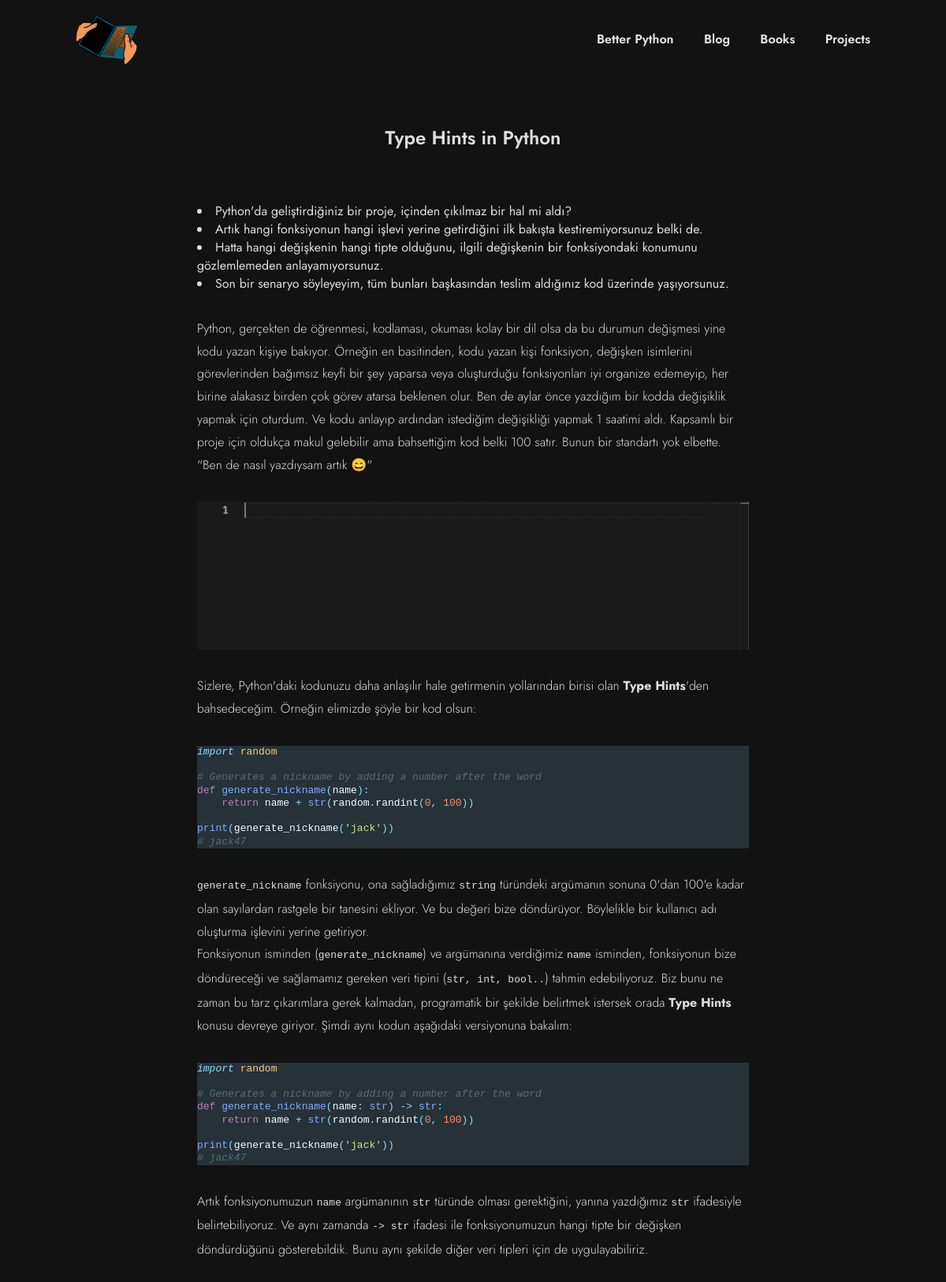
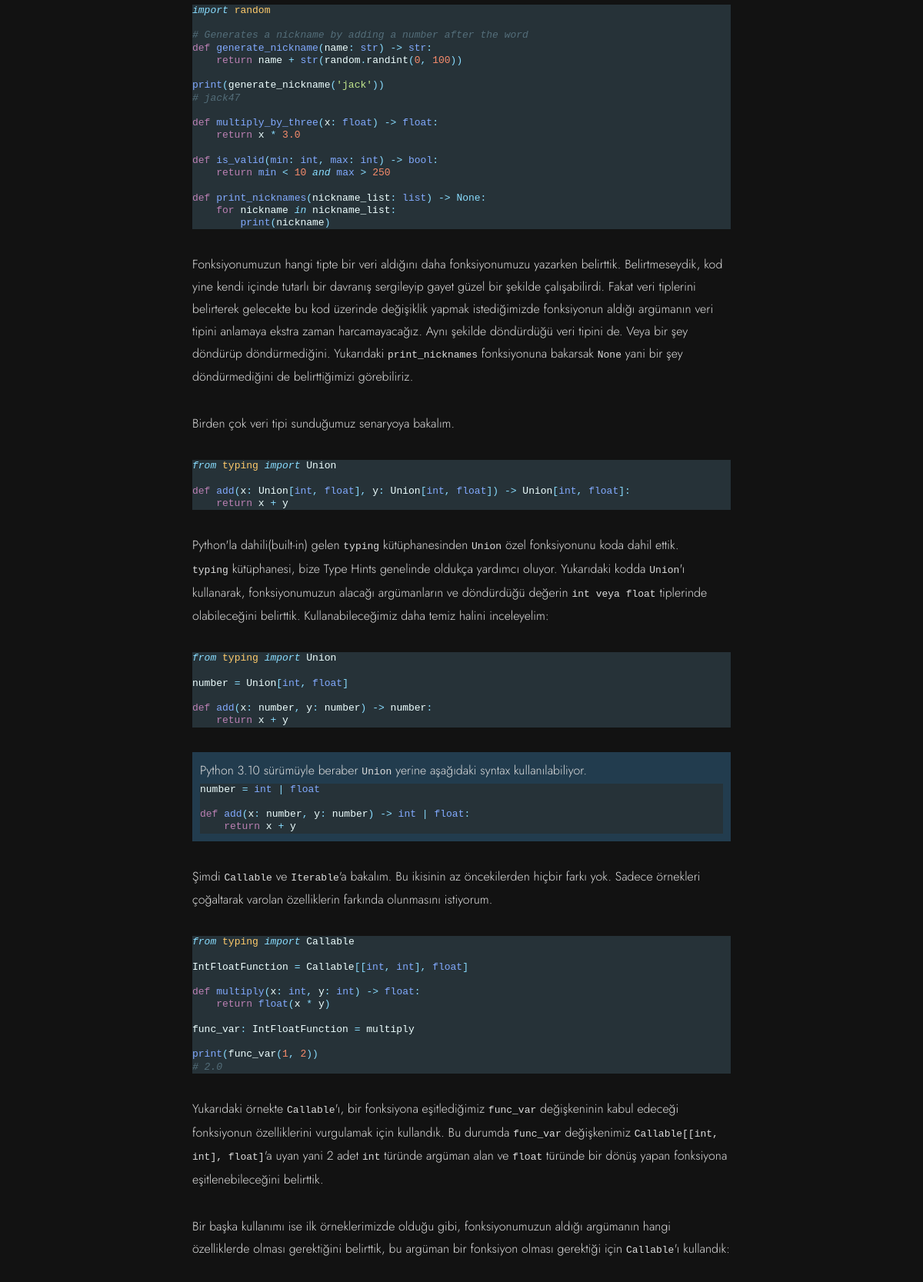
/post/1 (upper part), run on the app's committed database (2 pictures, top to bottom).
### flaskapp/api/tables.py (models this page shows, shortened)
class Article(db.Model):  # type: ignore
    article_id = db.Column(db.Integer, primary_key = True)
    image_name = db.Column(db.String(100), nullable = False)
    title = db.Column(db.String(100), nullable = False)
    category = db.Column(db.String(50), nullable = False)
    content = db.Column(db.String(50), nullable = False)
    author = db.Column(db.String(50), nullable = False)
    date = db.Column(db.DateTime, nullable=False)

### flaskapp/main/routes.py (the view)
@main.route('/post/<int:post_id>')
def post_page(post_id):
    post = Article.query.filter(Article.article_id == post_id).first()
    return render_template('post.html', post=post)

### flaskapp/templates/post.html (shortened to what this page needs)
<!DOCTYPE html>
<html lang="en">
  <head>
    <link rel="stylesheet" href="/static/css/general.css" />
    <link rel="stylesheet" href="/static/css/post.css" />
    <link rel="stylesheet" href="/static/css/queries.css" />
    <link rel="stylesheet" href="/static/css/python.css" />
  </head>
  <body>
    <header class="header">
      <div class="nav-container">
        <a class="toindex" href="/">
          <img
            class="logo"
            src="/static/images/headerimage4.png"
            alt="Hands holding laptop as if it is a book"
          />
        </a>
        <nav class="navbar">
          <ul class="nav-list">
            <li>
              <a class="nav-list-link" href="/betterpython">Better Python</a>
            </li>
            <li><a class="nav-list-link" href="/blog">Blog</a></li>
            <li><a class="nav-list-link" href="/books">Books</a></li>
            <li><a class="nav-list-link" href="/projects">Projects</a></li>
          </ul>
        </nav>
      </div>
    </header>
    <section class="post-section">
      <div class="post-container">
        <h2 class="post-title-h2">{{post.title}}</h2>
        {{post.content|safe}}
      </div>
    </section>
  </body>
</html>

### flaskapp/static/css/general.css (style rules this page uses)
html { font-family: "Jost", sans-serif; font-size: 100%; }
* { margin: 0; padding: 0; box-sizing: border-box; }
body { font-family: "Jost", sans-serif; font-size: 100%; background-color: #121212; }

### flaskapp/static/css/post.css (style rules this page uses)
body { color: #dddddd; }
.header { position: sticky; top: 0; }
.nav-container { display: flex; align-items: center; justify-content: space-between; padding: 0.6rem 6rem; background-color: #121212; }
.toindex { height: 80px; }
.logo { height: 80px; width: 80px; }
.nav-list { display: flex; gap: 2.4rem; list-style: none; }
.nav-list-link:link, .nav-list-link:visited { color: #e7e7e7; font-weight: 600; text-decoration: none; }
.post-section { margin: 3.6rem 0; padding: 0 3.6rem; }
.post-title-h2 { text-align: center; font-weight: 600; margin-bottom: 4rem; }
.post-container { margin: 1.2rem 0; max-width: 700px; margin-left: auto; margin-right: auto; }
.content { margin-top: 2rem; line-height: 1.8rem; font-weight: 300; }
blockquote { background-color: rgb(34, 60, 78); padding: 10px; overflow-x: auto; }
blockquote .content { margin:0; }
a { overflow-x: auto; }

### flaskapp/static/css/python.css (style rules this page uses)
pre { line-height: 125%; }
.python { background: #263238; color: #EEFFFF }
.python .k { color: #BB80B3 }
.python .n { color: #EEFFFF }
.python .o { color: #89DDFF }
.python .p { color: #89DDFF }
.python .c1 { color: #546E7A; font-style: italic }
.python .kc { color: #89DDFF }
.python .kn { color: #89DDFF; font-style: italic }
.python .nb { color: #82AAFF }
.python .nf { color: #82AAFF }
.python .nn { color: #FFCB6B }
.python .ow { color: #89DDFF; font-style: italic }
.python .mf { color: #F78C6C }
.python .mi { color: #F78C6C }
.python .s1 { color: #C3E88D }

### data on the page
Article: title "Type Hints in Python", content "Python'da geliştirdiğiniz bir proje, içinden çıkılmaz bir hal mi aldı? Artık hangi fonksiyonun hangi işlevi yerine getirdiğini ilk bakışta kestiremiyorsunuz belki de. Hatta hangi değişkenin hangi tipte olduğunu, ilgili değişkenin bir fonksiyondaki konumunu gözlemlemeden anlayamıyorsunuz. Son bir senaryo söyleyeyim, tüm bunları başkasından teslim aldığınız kod üzerinde yaşıyorsunuz. Python, gerçekten de öğrenmesi, kodlaması, okuması kolay bir dil olsa da bu durumun değişmesi yine kodu yazan kişiye bakıyor. Örneğin en basitinden, kodu yazan kişi fonksiyon, değişken isimlerini görevlerinden bağımsız keyfi bir şey yaparsa veya oluşturduğu fonksiyonları iyi organize edemeyip, her birine alakasız…", content (picture)
